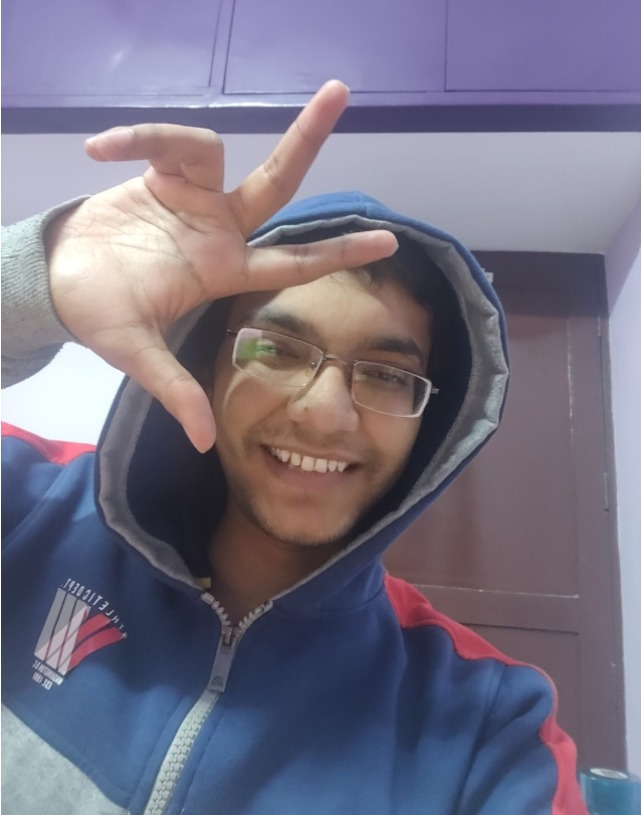
#> input picture ujjwal.jpeg, 642 x 815 px
$ jupyter execute --allow-errors 'face recognition.ipynb'   (text cells are left out)
#> lines starting #> are read from the running program, lines starting #| are printed output that depends on the picture
[cell 1]
import cv2

[cell 2]
# read an image
img=cv2.imread("ujjwal.jpeg")
#> img is the input picture: shape (815, 642, 3); mean B, G, R 132.2, 114.3, 119

[cell 3]
import matplotlib.pyplot as plt

[cell 4]
plt.imshow(img)

[cell 5]
# original image is RGB image
# opencv read the image as BGR by default
# here red and blue channel get swapped
# opencv gives us a method in which we can swich between 2 colours

[cell 6]
newimg=cv2.cvtColor(img,cv2.COLOR_BGR2RGB)
# here the above funcyion switched between the 2 channels

[cell 7]
plt.imshow(newimg)

[cell 8]
print(img)
#> (printed output is left out)

[cell 9]
img=cv2.imread("ujjwal.jpeg")

[cell 10]
cv2.imshow("ujjwal image",img)
cv2.waitKey(1000) # it is basically time 0 meaans infinite time and if we put 25 if will destory all windows after 25 milissecond
cv2.destroyAllWindows() # it will destroy all the windows
# imshow in opencv we dont have ro convert an image to rgb
# in opencv read rgb image as an bgr image and when we use imshow
# with opencv it display image as bgr image only
# but in case of matplotlib it reads bgr image as rgb that why we havre to convert in into rgb

[cell 11]
plt.imshow(img)

[cell 12]
# we can aslo read image as grayscale
gray=cv2.imread("ujjwal.jpeg",cv2.IMREAD_GRAYSCALE)
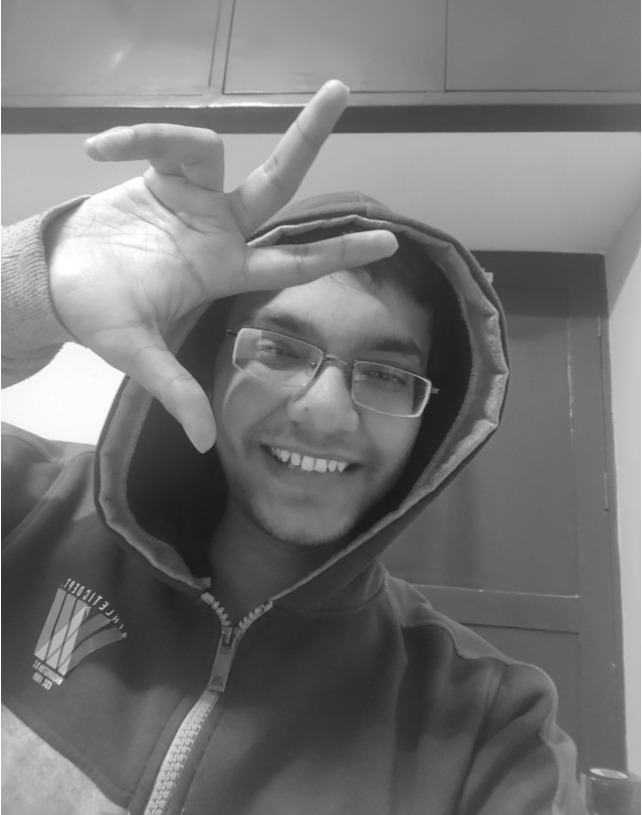
#> gray: shape (815, 642); min 25, max 255, mean 117.8

[cell 13]
cv2.imshow("gray ujjwal image",gray)
cv2.waitKey(0) # it is basically time 0 meaans infinite time and if we put 25 if will destory all windows after 25 milissecond
cv2.destroyAllWindows()

[cell 14]
# now wee will use how to detect a face using haracasscade callsifier it is trained on most of data
# it tells given object is face or not

[cell 15]
cap =cv2.VideoCapture(0) # here 0 means by deaflut webcam
while True:
    ret,frame=cap.read() # cap.read will return two values onr is ret and otheris frame ret is boolen avlue and ret can be false if there is no webam or web cam has not started and ret value is false
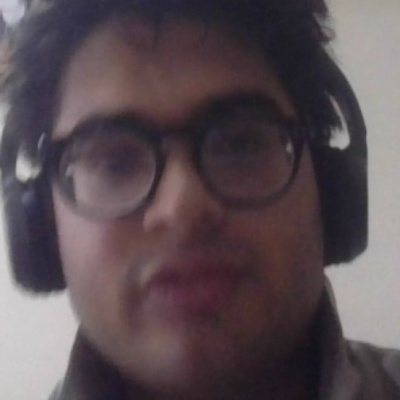
#> input picture images/1.jpg, 400 x 400 px, given in place of the camera
#> frame is the input picture: shape (400, 400, 3); mean B, G, R 83.3, 78.1, 90.6
    # we can aslo used to convert video to gray scale
    gray_frame=cv2.cvtColor(frame,cv2.COLOR_BGR2GRAY)
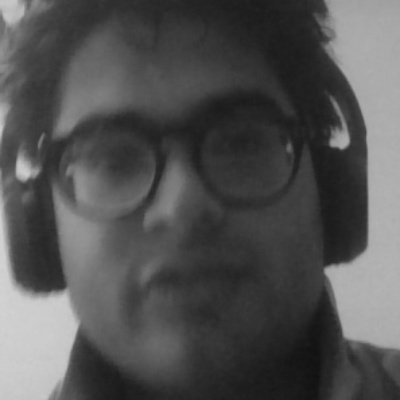
#> gray_frame: shape (400, 400); min 16, max 211, mean 82.5
    if ret==False:
        continue
    cv2.imshow("videoframe",frame) #
    cv2.imshow("grayframe",gray_frame)
    # wait for user input u will press q abd you will stop the loop
    key_pressed=cv2.waitKey(1) & 0xFF # here cv.waitkey will give a return value that which key is preessed
#> (key q is pressed here)
    # but the it return 32 bit value but we want to convert into 8 bits that why we have use single and with 0xFF as
    # 0xFF is 8 ones so it will give 8 bits value
    if key_pressed == ord('q'): # if 8 bits value matches with ascii of q then loop will become false and it will break
        break
cap.release() # it will realese all windows
cv2.destroyAllWindows() # it will destroy all window

[cell 16]
import cv2

[cell 17]
# now we are doing face detection with the help of harasccasde classifier
# wwe have not train the model it is pretained model

[cell 18]
cap =cv2.VideoCapture(0) # here 0 means by deaflut webcam
face_cascade=cv2.CascadeClassifier("haarcascade_frontalface_alt.xml") # it is used for creating the classifier object which work upon facial data
while True:
    ret,frame=cap.read() # cap.read will return two values onr is ret and otheris frame ret is boolen avlue and ret can be false if there is no webam or web cam has not started and ret value is false
    # we can aslo used to convert video to gray scale
    gray_frame=cv2.cvtColor(frame,cv2.COLOR_BGR2GRAY)
    faces=face_cascade.detectMultiScale(gray_frame,1.3,5)#2nd argument is scaling facrtor and 3rd argument is no of neighbours
#> faces = ()
    # we need scaling to shrink the image 1.30 scling  means scaling image is shrink by 10%
    # above function will return tuples of starting coridinate x,y,w,h if there are multiple faces it will return list of tupples
    # heught is along y axis and w is along x axis
    #gray_frame=cv2.cvtColor(frame,cv2.COLOR_BGR2GRAY)
    if ret==False:
        continue
    cv2.imshow("videoframe",frame)

    for (x,y,w,h) in faces:
        cv2.rectangle(frame,(x,y),(x+w,y+h),(255,0,0),2) # ist argument is frame 2nd argument is starting coridinate of image and 3rd argument is opposite coridinate with respect to statring
#> this loop made 0 passes
        # 4th argument will tell the color of the boundary
        #2 is used for thivkness of the line
        # above function will draw rectangle around the faces
    cv2.imshow("videoframe",frame)
    # wait for user input u will press q abd you will stop the loop
    key_pressed=cv2.waitKey(1) & 0xFF # here cv.waitkey will give a return value that which key is preessed
#> (key q is pressed here)
    # but the it return 32 bit value but we want to convert into 8 bits that why we have use single and with 0xFF as
    # 0xFF is 8 ones so it will give 8 bits value
    if key_pressed == ord('q'): # if 8 bits value matches with ascii of q then loop will become false and it will break
        break
cap.release() # it will realese all windows
cv2.destroyAllWindows() # it will destroy all window

[cell 19]
# cv2.rectangle(frame,(x,y),(x+w,y+h),(255,0,0),2) what at last 2 is used for

[cell 20]
''''
now if there are 3 person in an image we will crop a image which has a largest image
and we are going to save in numpy array and ask the user whose face it is
we will create a 2D matrix and faltten it and to save it as file.npy
we are doing for multiple person we will do experiment with person a and person b and peron c
and we are going to store data in numpy and will genearte the training data
all we done through python script we are writing
'''

[cell 21]
li=[1,2,3,4]
for ele in li[-1:]:
    print(ele)
#> `faces=sorted(faces,key=lambda f:f[2]*f[3])`: faces = []

[cell 22]
import cv2
import numpy as np
cap=cv2.VideoCapture(0)

face_cascade=cv2.CascadeClassifier("haarcascade_frontalface_alt.xml")
skip=0
face_data=[] # it is an empty arry
dataset_path='./dataset/'# i will store the face data in empty folder called dataset
# we will store data in grayscale image to save the memory
#> (the rest of this cell did not finish here and is left out)

[cell 23]
import cv2
import numpy as np
cap=cv2.VideoCapture(0)

face_cascade=cv2.CascadeClassifier("haarcascade_frontalface_alt.xml")
skip=0
face_data=[] # it is an empty arry
dataset_path='./dataset/'# i will store the face data in empty folder called dataset
# we will store data in grayscale image to save the memory
while True:
    ret,frame=cap.read()
    if ret == False:
        continue
    gray_frame=cv2.cvtColor(frame,cv2.COLOR_BGR2GRAY)
    faces=face_cascade.detectMultiScale(frame,1.3,5)
#> faces = ()
    # here we are doing sorting on the base of area that means on height and widht which has index 2 and 3
    faces=sorted(faces,key=lambda f:f[2]*f[3])
#> faces = []
    # pick the last face because it is the largest face acc to area f[2]*f[3]
    for face in faces[-1:]:
        x,y,w,h=face
        cv2.rectangle(frame,(x,y),(x+w,y+h),(0,255,255),2)
        # extract(cropout the required face) : region of interst
        offset=10

        print(type(frame[y-offset:y+h+offset,x-offset:x+w+offset]))

        face_section = frame[y-offset:y+h+offset,x-offset:x+w+offset]
        face_section = cv2.resize(face_section,(100,100))
        cv2.imshow("face_Section",face_section)
        if skip %10==0:
            face_data.append(face_section)
            print(len(face_data))
    cv2.imshow("frame",frame)

    # face swill return the tupple(x,y,w,h)

    key_pressed=cv2.waitKey(1) & 0xFF
#> (key q is pressed here)
    if key_pressed == ord('q'):
        break
cap.release() # it will realese all windows
cv2.destroyAllWindows() # it will destroy all window

[cell 24]
import cv2
import numpy as np
cap=cv2.VideoCapture(0)

face_cascade=cv2.CascadeClassifier("haarcascade_frontalface_alt.xml")
skip=0
face_data=[] # it is an empty arry
dataset_path='./dataset/'# i will store the face data in empty folder called dataset
# we will store data in grayscale image to save the memory
while True:
    #print("enter in while loop")
    ret,frame=cap.read()
    if ret == False:
        continue
    gray_frame=cv2.cvtColor(frame,cv2.COLOR_BGR2GRAY)
    faces=face_cascade.detectMultiScale(frame,1.3,5)
#> faces = ()
    # here we are doing sorting on the base of area that means on height and widht which has index 2 and 3
    faces=sorted(faces,key=lambda f:f[2]*f[3])
#> faces = []
    #print(faces)
    # pick the last face because it is the largest face acc to area f[2]*f[3]
    if(len(faces)>0):
       # print("enter in for loop")
        #print("demo",face)
        face=faces[-1]
        x,y,w,h=face
        cv2.rectangle(frame,(x,y),(x+w,y+h),(0,255,255),2)
        # extract(cropout the required face) : region of interst
        offset=10

        #print(type(frame[y-offset:y+h+offset,x-offset:x+w+offset]))

        face_section = frame[y-offset:y+h+offset,x-offset:x+w+offset]
        face_section = cv2.resize(face_section,(100,100))
        cv2.imshow("face_Section",face_section)
        #print("skip value",skip)

        face_data.append(face_section)
            #print(len(face_data))
    cv2.imshow("frame",frame)

    # face swill return the tupple(x,y,w,h)

    key_pressed=cv2.waitKey(1) & 0xFF
#> (key q is pressed here)
    if key_pressed == ord('q'):
        break
print(face_data)
cap.release() # it will realese all windows
cv2.destroyAllWindows() # it will destroy all window

[cell 25]
import cv2
import numpy as np
cap=cv2.VideoCapture(0)
file_name=input("enter the name of the person : ")
#> the answer given: images/1.jpg
face_cascade=cv2.CascadeClassifier("haarcascade_frontalface_alt.xml")
skip=0
face_data=[] # it is an empty arry
dataset_path='./dataset/'# i will store the face data in empty folder called dataset
# we will store data in grayscale image to save the memory
while True:
    ret,frame=cap.read()
    if ret == False:
        continue
    gray_frame=cv2.cvtColor(frame,cv2.COLOR_BGR2GRAY)
    faces=face_cascade.detectMultiScale(frame,1.3,5)
#> faces = ()
    # here we are doing sorting on the base of area that means on height and widht which has index 2 and 3
    faces=sorted(faces,key=lambda f:f[2]*f[3])
#> faces = []
    # pick the last face because it is the largest face acc to area f[2]*f[3]
    for face in faces[-1:]:
        x,y,w,h=face
        cv2.rectangle(frame,(x,y),(x+w,y+h),(0,255,255),2)
        # extract(cropout the required face) : region of interst
        offset=10

       # print(type(frame[y-offset:y+h+offset,x-offset:x+w+offset]))

        face_section = frame[y-offset:y+h+offset,x-offset:x+w+offset]
        face_section = cv2.resize(face_section,(100,100))
        cv2.imshow("face_Section",face_section)
        skip+=1
        if skip %10==0:
            face_data.append(face_section)
            print(len(face_data))
#> after the loop, skip = 0
    cv2.imshow("frame",frame)


    # face swill return the tupple(x,y,w,h)

    key_pressed=cv2.waitKey(1) & 0xFF
#> (key q is pressed here)
    if key_pressed == ord('q'):
        break
# convert our face list array into numpy array
face_data=np.asarray(face_data)
#> face_data = empty array
print(face_data.shape)
#| (0,)
print(face_data.ndim)
#| 1
#> (the rest of this cell did not finish here and is left out)

[cell 26]
import cv2
import numpy as np
import pandas as pd
cap=cv2.VideoCapture(0)
file_name=input("enter the name of the person : ")
#> the answer given: ujjwal.jpeg
face_cascade=cv2.CascadeClassifier("haarcascade_frontalface_alt.xml")
skip=0
face_data=[] # it is an empty arry
dataset_path='./dataset/'# i will store the face data in empty folder called dataset
# we will store data in grayscale image to save the memory
while True:
    ret,frame=cap.read()
    if ret == False:
        continue
    gray_frame=cv2.cvtColor(frame,cv2.COLOR_BGR2GRAY)
    faces=face_cascade.detectMultiScale(frame,1.3,5)
#> faces = ()
    # here we are doing sorting on the base of area that means on height and widht which has index 2 and 3
    faces=sorted(faces,key=lambda f:f[2]*f[3])
#> faces = []
    # pick the last face because it is the largest face acc to area f[2]*f[3]
    for face in faces[-1:]:
        x,y,w,h=face
        cv2.rectangle(frame,(x,y),(x+w,y+h),(0,255,255),2)
        # extract(cropout the required face) : region of interst
        offset=10

       # print(type(frame[y-offset:y+h+offset,x-offset:x+w+offset]))

        face_section = frame[y-offset:y+h+offset,x-offset:x+w+offset]
        face_section = cv2.resize(face_section,(100,100))
        cv2.imshow("face_Section",face_section)
        skip+=1
        if skip %10==0:
            face_data.append(face_section)
            print(len(face_data))
#> after the loop, face_data = []; skip = 0
    cv2.imshow("frame",frame)


    # face swill return the tupple(x,y,w,h)

    key_pressed=cv2.waitKey(1) & 0xFF
#> (key q is pressed here)
    if key_pressed == ord('q'):
        break
# convert our face list array into numpy array
face_data=np.asarray(face_data)
#> face_data = empty array
print(face_data.shape)
#| (0,)
print(face_data.ndim)
#| 1
#> (the rest of this cell did not finish here and is left out)
